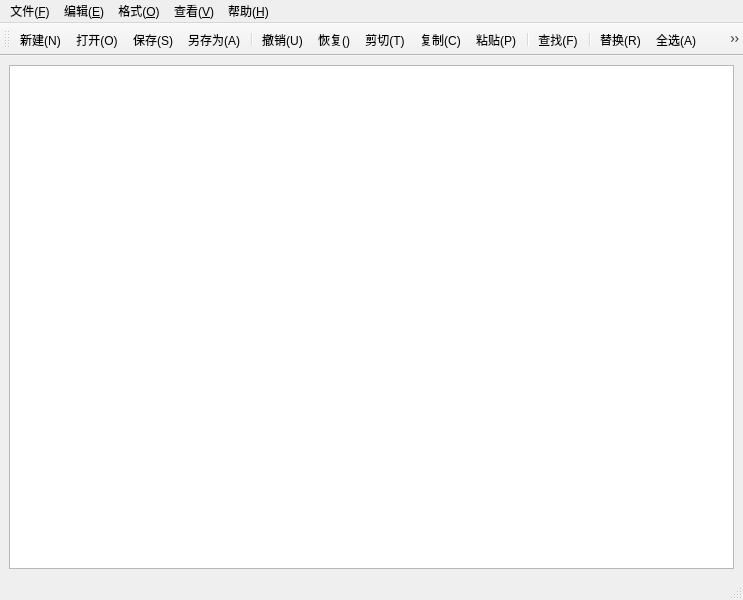
<?xml version="1.0" encoding="UTF-8"?>
<ui version="4.0">
 <class>MainWindow</class>
 <widget class="QMainWindow" name="MainWindow">
  <property name="geometry">
   <rect>
    <x>0</x>
    <y>0</y>
    <width>743</width>
    <height>600</height>
   </rect>
  </property>
  <property name="windowTitle">
   <string>MainWindow</string>
  </property>
  <widget class="QWidget" name="centralwidget">
   <layout class="QHBoxLayout" name="horizontalLayout">
    <item>
     <widget class="CodeEditor" name="TextEdit"/>
    </item>
   </layout>
  </widget>
  <widget class="QMenuBar" name="menubar">
   <property name="geometry">
    <rect>
     <x>0</x>
     <y>0</y>
     <width>743</width>
     <height>25</height>
    </rect>
   </property>
   <widget class="QMenu" name="menu">
    <property name="title">
     <string>文件(&amp;F)</string>
    </property>
    <addaction name="actionNew"/>
    <addaction name="actionOpen"/>
    <addaction name="actionSave"/>
    <addaction name="actionSaveAs"/>
    <addaction name="separator"/>
    <addaction name="actionExit"/>
   </widget>
   <widget class="QMenu" name="menu_E">
    <property name="title">
     <string>编辑(&amp;E)</string>
    </property>
    <addaction name="actionUndo"/>
    <addaction name="actionRedo"/>
    <addaction name="actionCut"/>
    <addaction name="actionCopy"/>
    <addaction name="actionPaste"/>
    <addaction name="separator"/>
    <addaction name="actionFind"/>
    <addaction name="actionReplace"/>
    <addaction name="separator"/>
    <addaction name="actionSelectAll"/>
   </widget>
   <widget class="QMenu" name="menu_2">
    <property name="title">
     <string>查看(&amp;V)</string>
    </property>
    <addaction name="actionStatusBar"/>
    <addaction name="actionToolbar"/>
   </widget>
   <widget class="QMenu" name="menu_3">
    <property name="title">
     <string>格式(&amp;O)</string>
    </property>
    <addaction name="actionAutoWrap"/>
    <addaction name="separator"/>
    <addaction name="actionLineNumbers"/>
    <addaction name="actionFont"/>
    <addaction name="actionFontColor"/>
    <addaction name="separator"/>
    <addaction name="actionFontbgc"/>
    <addaction name="actionEditerColor"/>
   </widget>
   <widget class="QMenu" name="menu_H">
    <property name="title">
     <string>帮助(&amp;H)</string>
    </property>
    <addaction name="actionAbout"/>
   </widget>
   <addaction name="menu"/>
   <addaction name="menu_E"/>
   <addaction name="menu_3"/>
   <addaction name="menu_2"/>
   <addaction name="menu_H"/>
  </widget>
  <widget class="QStatusBar" name="statusbar"/>
  <widget class="QToolBar" name="toolBar">
   <property name="windowTitle">
    <string>toolBar</string>
   </property>
   <property name="toolButtonStyle">
    <enum>Qt::ToolButtonStyle::ToolButtonTextUnderIcon</enum>
   </property>
   <attribute name="toolBarArea">
    <enum>TopToolBarArea</enum>
   </attribute>
   <attribute name="toolBarBreak">
    <bool>false</bool>
   </attribute>
   <addaction name="actionNew"/>
   <addaction name="actionOpen"/>
   <addaction name="actionSave"/>
   <addaction name="actionSaveAs"/>
   <addaction name="separator"/>
   <addaction name="actionUndo"/>
   <addaction name="actionRedo"/>
   <addaction name="actionCut"/>
   <addaction name="actionCopy"/>
   <addaction name="actionPaste"/>
   <addaction name="separator"/>
   <addaction name="actionFind"/>
   <addaction name="separator"/>
   <addaction name="actionReplace"/>
   <addaction name="actionSelectAll"/>
   <addaction name="actionFont"/>
   <addaction name="separator"/>
   <addaction name="actionAutoWrap"/>
   <addaction name="actionToolbar"/>
   <addaction name="actionStatusBar"/>
   <addaction name="actionLineNumbers"/>
   <addaction name="separator"/>
  </widget>
  <action name="actionNew">
   <property name="icon">
    <iconset resource="res.qrc">
     <normaloff>:/img/new.svg</normaloff>:/img/new.svg</iconset>
   </property>
   <property name="text">
    <string>新建(&amp;N)</string>
   </property>
   <property name="shortcut">
    <string>Ctrl+N</string>
   </property>
   <property name="menuRole">
    <enum>QAction::MenuRole::NoRole</enum>
   </property>
  </action>
  <action name="actionOpen">
   <property name="icon">
    <iconset resource="res.qrc">
     <normaloff>:/img/open.svg</normaloff>:/img/open.svg</iconset>
   </property>
   <property name="text">
    <string>打开(&amp;O)</string>
   </property>
   <property name="shortcut">
    <string>Ctrl+O</string>
   </property>
   <property name="menuRole">
    <enum>QAction::MenuRole::NoRole</enum>
   </property>
  </action>
  <action name="actionSave">
   <property name="icon">
    <iconset resource="res.qrc">
     <normaloff>:/img/save.svg</normaloff>:/img/save.svg</iconset>
   </property>
   <property name="text">
    <string>保存(&amp;S)</string>
   </property>
   <property name="toolTip">
    <string>保存(S)</string>
   </property>
   <property name="shortcut">
    <string>Ctrl+S</string>
   </property>
   <property name="menuRole">
    <enum>QAction::MenuRole::NoRole</enum>
   </property>
  </action>
  <action name="actionSaveAs">
   <property name="icon">
    <iconset resource="res.qrc">
     <normaloff>:/img/save-as.svg</normaloff>:/img/save-as.svg</iconset>
   </property>
   <property name="text">
    <string>另存为(&amp;A)</string>
   </property>
   <property name="menuRole">
    <enum>QAction::MenuRole::NoRole</enum>
   </property>
  </action>
  <action name="actionExit">
   <property name="text">
    <string>退出(&amp;X)</string>
   </property>
   <property name="toolTip">
    <string>退出(X)</string>
   </property>
   <property name="menuRole">
    <enum>QAction::MenuRole::NoRole</enum>
   </property>
  </action>
  <action name="actionUndo">
   <property name="icon">
    <iconset resource="res.qrc">
     <normaloff>:/img/ctrlz.svg</normaloff>:/img/ctrlz.svg</iconset>
   </property>
   <property name="text">
    <string>撤销(&amp;U)</string>
   </property>
   <property name="toolTip">
    <string>撤销(U)</string>
   </property>
   <property name="shortcut">
    <string>Ctrl+Z</string>
   </property>
   <property name="menuRole">
    <enum>QAction::MenuRole::NoRole</enum>
   </property>
  </action>
  <action name="actionCut">
   <property name="icon">
    <iconset resource="res.qrc">
     <normaloff>:/img/cut.svg</normaloff>:/img/cut.svg</iconset>
   </property>
   <property name="text">
    <string>剪切(&amp;T)</string>
   </property>
   <property name="toolTip">
    <string>剪切</string>
   </property>
   <property name="shortcut">
    <string>Ctrl+X</string>
   </property>
   <property name="menuRole">
    <enum>QAction::MenuRole::NoRole</enum>
   </property>
  </action>
  <action name="actionCopy">
   <property name="icon">
    <iconset resource="res.qrc">
     <normaloff>:/img/copy.svg</normaloff>:/img/copy.svg</iconset>
   </property>
   <property name="text">
    <string>复制(&amp;C)</string>
   </property>
   <property name="toolTip">
    <string>复制</string>
   </property>
   <property name="shortcut">
    <string>Ctrl+C</string>
   </property>
   <property name="menuRole">
    <enum>QAction::MenuRole::NoRole</enum>
   </property>
  </action>
  <action name="actionPaste">
   <property name="icon">
    <iconset resource="res.qrc">
     <normaloff>:/img/paste.svg</normaloff>:/img/paste.svg</iconset>
   </property>
   <property name="text">
    <string>粘贴(&amp;P)</string>
   </property>
   <property name="shortcut">
    <string>Ctrl+V</string>
   </property>
   <property name="menuRole">
    <enum>QAction::MenuRole::NoRole</enum>
   </property>
  </action>
  <action name="actionFind">
   <property name="icon">
    <iconset resource="res.qrc">
     <normaloff>:/img/find.svg</normaloff>:/img/find.svg</iconset>
   </property>
   <property name="text">
    <string>查找(&amp;F)</string>
   </property>
   <property name="shortcut">
    <string>Ctrl+F</string>
   </property>
   <property name="menuRole">
    <enum>QAction::MenuRole::NoRole</enum>
   </property>
  </action>
  <action name="actionReplace">
   <property name="icon">
    <iconset resource="res.qrc">
     <normaloff>:/img/replace.svg</normaloff>:/img/replace.svg</iconset>
   </property>
   <property name="text">
    <string>替换(&amp;R)</string>
   </property>
   <property name="shortcut">
    <string>Ctrl+H</string>
   </property>
   <property name="menuRole">
    <enum>QAction::MenuRole::NoRole</enum>
   </property>
  </action>
  <action name="actionFont">
   <property name="icon">
    <iconset resource="res.qrc">
     <normaloff>:/img/font.svg</normaloff>:/img/font.svg</iconset>
   </property>
   <property name="text">
    <string>字体(&amp;F)</string>
   </property>
   <property name="menuRole">
    <enum>QAction::MenuRole::NoRole</enum>
   </property>
  </action>
  <action name="actionAutoWrap">
   <property name="icon">
    <iconset resource="res.qrc">
     <normaloff>:/img/autowrap.svg</normaloff>:/img/autowrap.svg</iconset>
   </property>
   <property name="text">
    <string>自动换行(&amp;W</string>
   </property>
   <property name="menuRole">
    <enum>QAction::MenuRole::NoRole</enum>
   </property>
  </action>
  <action name="actionToolbar">
   <property name="icon">
    <iconset resource="res.qrc">
     <normaloff>:/img/toolbar_toolbar_tool.svg</normaloff>:/img/toolbar_toolbar_tool.svg</iconset>
   </property>
   <property name="text">
    <string>工具栏(&amp;T)</string>
   </property>
   <property name="menuRole">
    <enum>QAction::MenuRole::NoRole</enum>
   </property>
  </action>
  <action name="actionStatusBar">
   <property name="icon">
    <iconset resource="res.qrc">
     <normaloff>:/img/icon_status.svg</normaloff>:/img/icon_status.svg</iconset>
   </property>
   <property name="text">
    <string>状态栏(&amp;S)</string>
   </property>
   <property name="menuRole">
    <enum>QAction::MenuRole::NoRole</enum>
   </property>
  </action>
  <action name="actionRedo">
   <property name="icon">
    <iconset resource="res.qrc">
     <normaloff>:/img/redo_L.svg</normaloff>:/img/redo_L.svg</iconset>
   </property>
   <property name="text">
    <string>恢复(&amp;)</string>
   </property>
   <property name="menuRole">
    <enum>QAction::MenuRole::NoRole</enum>
   </property>
  </action>
  <action name="actionSelectAll">
   <property name="icon">
    <iconset resource="res.qrc">
     <normaloff>:/img/select-all.svg</normaloff>:/img/select-all.svg</iconset>
   </property>
   <property name="text">
    <string>全选(&amp;A)</string>
   </property>
   <property name="shortcut">
    <string>Ctrl+A</string>
   </property>
   <property name="menuRole">
    <enum>QAction::MenuRole::NoRole</enum>
   </property>
  </action>
  <action name="actionAbout">
   <property name="text">
    <string>关于(&amp;A)</string>
   </property>
   <property name="menuRole">
    <enum>QAction::MenuRole::NoRole</enum>
   </property>
  </action>
  <action name="actionLineNumbers">
   <property name="checkable">
    <bool>true</bool>
   </property>
   <property name="icon">
    <iconset resource="res.qrc">
     <normaloff>:/img/line-numbers.svg</normaloff>:/img/line-numbers.svg</iconset>
   </property>
   <property name="text">
    <string>显示行号(&amp;L)</string>
   </property>
   <property name="menuRole">
    <enum>QAction::MenuRole::NoRole</enum>
   </property>
  </action>
  <action name="actionFontColor">
   <property name="text">
    <string>字体颜色</string>
   </property>
   <property name="menuRole">
    <enum>QAction::MenuRole::NoRole</enum>
   </property>
  </action>
  <action name="actionEditerColor">
   <property name="text">
    <string>编辑器背景颜色</string>
   </property>
   <property name="menuRole">
    <enum>QAction::MenuRole::NoRole</enum>
   </property>
  </action>
  <action name="actionFontbgc">
   <property name="text">
    <string>字体背景颜色</string>
   </property>
   <property name="menuRole">
    <enum>QAction::MenuRole::NoRole</enum>
   </property>
  </action>
 </widget>
 <customwidgets>
  <customwidget>
   <class>CodeEditor</class>
   <extends>QPlainTextEdit</extends>
   <header location="global">codeeditor.h</header>
  </customwidget>
 </customwidgets>
 <resources>
  <include location="res.qrc"/>
 </resources>
 <connections/>
</ui>
